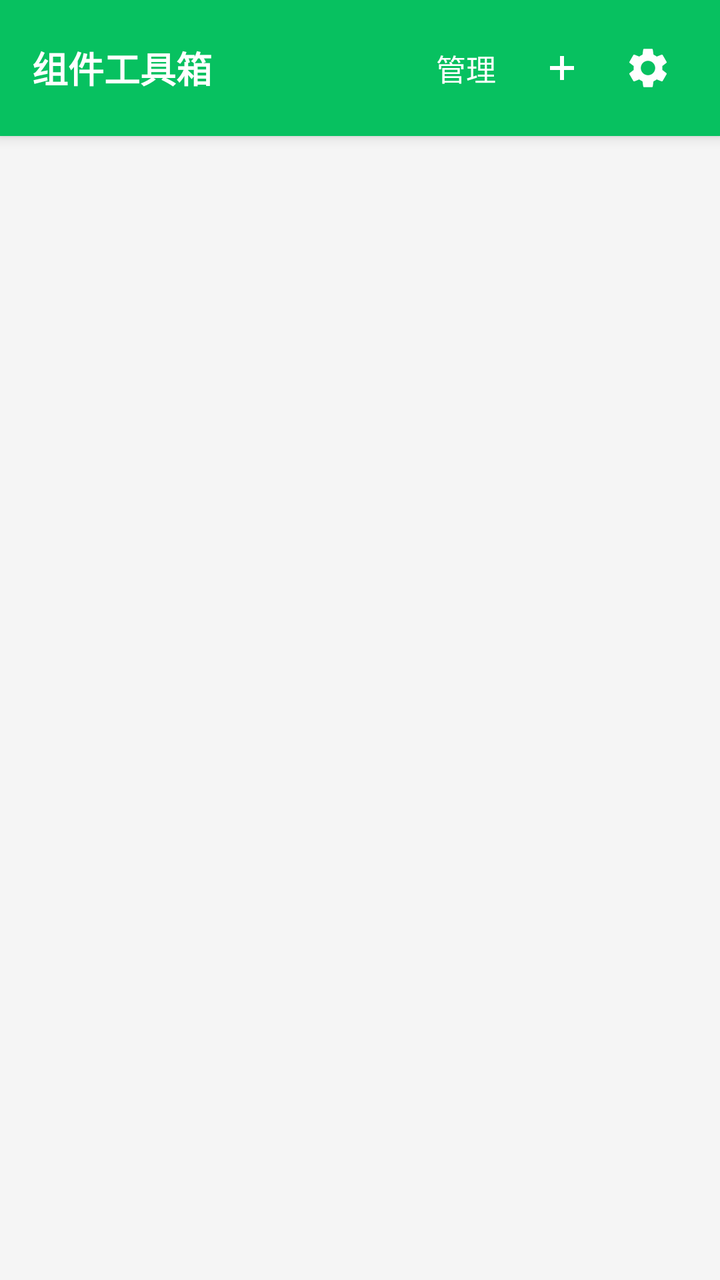
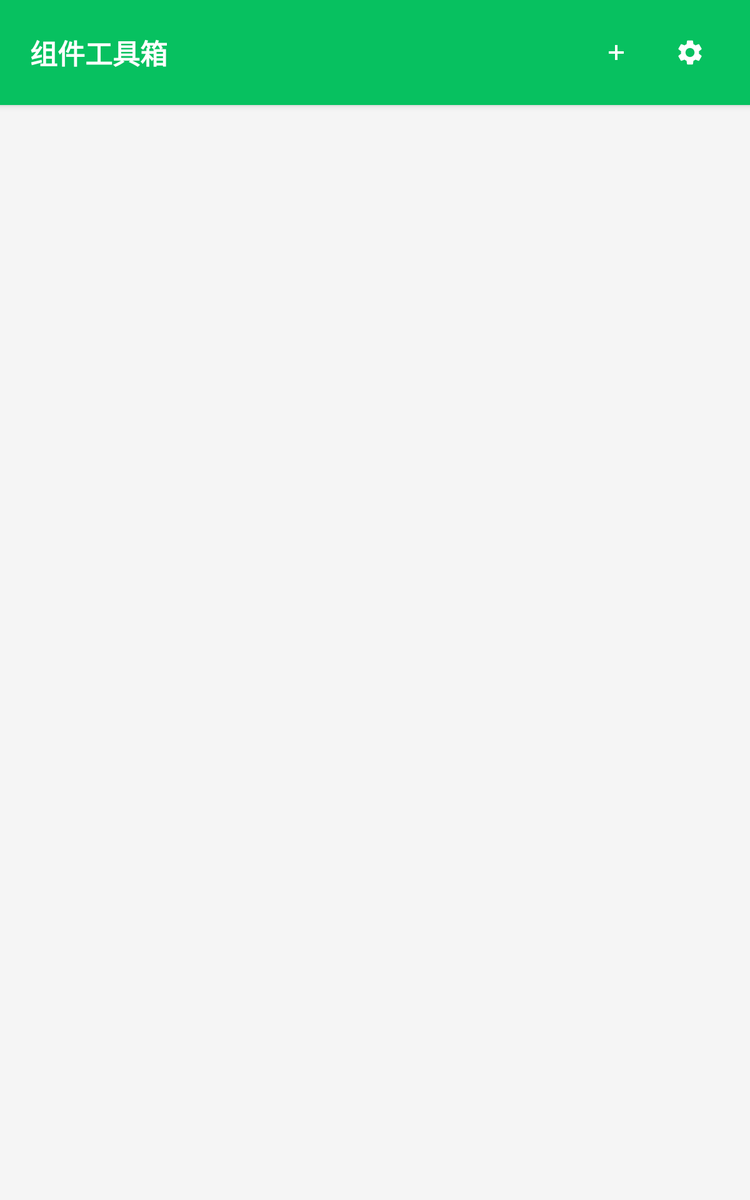

An Android layout and its configuration variant, each rendered on a device that would load it. The default file and the variant file are quoted in full after the pictures.
<!-- AndroidManifest.xml: application theme Theme.WidgetTool -->
<!-- res/layout/activity_main.xml -->
<?xml version="1.0" encoding="utf-8"?>
<LinearLayout xmlns:android="http://schemas.android.com/apk/res/android"
    xmlns:app="http://schemas.android.com/apk/res-auto"
    android:layout_width="match_parent"
    android:layout_height="match_parent"
    android:orientation="vertical"
    android:background="@color/background">

    <LinearLayout
        android:layout_width="match_parent"
        android:layout_height="wrap_content"
        android:background="@color/primary"
        android:orientation="horizontal"
        android:gravity="center_vertical"
        android:paddingHorizontal="16dp"
        android:paddingVertical="14dp"
        android:elevation="4dp">

        <TextView
            android:id="@+id/tvTitle"
            android:layout_width="0dp"
            android:layout_height="wrap_content"
            android:layout_weight="1"
            android:text="@string/app_name"
            style="@style/TopBarTitle" />

        <TextView
            android:id="@+id/btnManage"
            android:layout_width="wrap_content"
            android:layout_height="wrap_content"
            android:text="@string/manage"
            android:textColor="@color/white"
            android:textSize="15sp"
            android:paddingHorizontal="12dp"
            android:paddingVertical="8dp"
            android:background="?attr/selectableItemBackgroundBorderless" />

        <ImageButton
            android:id="@+id/btnAdd"
            android:layout_width="40dp"
            android:layout_height="40dp"
            android:background="?attr/selectableItemBackgroundBorderless"
            android:src="@drawable/ic_add"
            android:contentDescription="@string/add_widget"
            android:scaleType="centerInside" />

        <ImageButton
            android:id="@+id/btnSettings"
            android:layout_width="40dp"
            android:layout_height="40dp"
            android:background="?attr/selectableItemBackgroundBorderless"
            android:src="@drawable/ic_settings"
            android:contentDescription="@string/settings"
            android:scaleType="centerInside"
            android:layout_marginStart="4dp" />

    </LinearLayout>

    <FrameLayout
        android:layout_width="match_parent"
        android:layout_height="0dp"
        android:layout_weight="1">

        <androidx.recyclerview.widget.RecyclerView
            android:id="@+id/rvWidgets"
            android:layout_width="match_parent"
            android:layout_height="match_parent"
            android:clipToPadding="false"
            android:padding="8dp" />

        <LinearLayout
            android:id="@+id/bottomBar"
            android:layout_width="match_parent"
            android:layout_height="wrap_content"
            android:layout_gravity="bottom"
            android:orientation="horizontal"
            android:gravity="center_vertical"
            android:background="@color/white"
            android:elevation="8dp"
            android:paddingHorizontal="16dp"
            android:paddingVertical="12dp"
            android:visibility="gone">

            <TextView
                android:id="@+id/tvSelectAll"
                android:layout_width="wrap_content"
                android:layout_height="wrap_content"
                android:text="@string/select_all"
                android:textColor="@color/primary"
                android:textSize="14sp"
                android:padding="8dp" />

            <View
                android:layout_width="0dp"
                android:layout_height="1dp"
                android:layout_weight="1" />

            <Button
                android:id="@+id/btnDeleteSelected"
                android:layout_width="wrap_content"
                android:layout_height="wrap_content"
                android:text="@string/delete_selected"
                android:backgroundTint="#E53935"
                android:enabled="false"
                android:alpha="0.5" />

        </LinearLayout>

    </FrameLayout>

</LinearLayout>
<!-- resources referenced by this layout -->
<resources>
  <color name="background">#F5F5F5</color>
  <color name="primary">#07C160</color>
  <color name="white">#FFFFFF</color>
  <!-- drawable ic_add (drawable) -->
  <?xml version="1.0" encoding="utf-8"?>
  <vector xmlns:android="http://schemas.android.com/apk/res/android"
      android:width="24dp"
      android:height="24dp"
      android:viewportWidth="24"
      android:viewportHeight="24">
      <path
          android:fillColor="#FFFFFF"
          android:pathData="M19,13h-5v5h-2v-5H7v-2h5V6h2v5h5v2z" />
  </vector>
  <!-- drawable ic_settings (drawable) -->
  <?xml version="1.0" encoding="utf-8"?>
  <vector xmlns:android="http://schemas.android.com/apk/res/android"
      android:width="24dp"
      android:height="24dp"
      android:viewportWidth="24"
      android:viewportHeight="24">
      <path
          android:fillColor="#FFFFFF"
          android:pathData="M19.14,12.94c0.04,-0.3 0.06,-0.62 0.06,-0.94c0,-0.32 -0.02,-0.64 -0.07,-0.94l2.03,-1.58c0.18,-0.14 0.23,-0.4 0.12,-0.61l-1.92,-3.32c-0.12,-0.22 -0.37,-0.29 -0.59,-0.22l-2.39,0.96c-0.5,-0.38 -1.03,-0.7 -1.62,-0.94l-0.36,-2.54c-0.04,-0.24 -0.24,-0.41 -0.48,-0.41h-3.84c-0.24,0 -0.43,0.17 -0.47,0.41L9.25,5.35C8.66,5.59 8.12,5.92 7.63,6.29L5.24,5.33c-0.22,-0.08 -0.47,0 -0.59,0.22L2.74,8.87C2.62,9.08 2.66,9.34 2.86,9.48l2.03,1.58C4.84,11.37 4.8,11.69 4.8,12s0.02,0.63 0.07,0.94l-2.03,1.58c-0.18,0.14 -0.23,0.4 -0.12,0.61l1.92,3.32c0.12,0.22 0.37,0.29 0.59,0.22l2.39,-0.96c0.5,0.38 1.03,0.7 1.62,0.94l0.36,2.54c0.05,0.24 0.24,0.41 0.48,0.41h3.84c0.24,0 0.44,-0.17 0.47,-0.41l0.36,-2.54c0.59,-0.24 1.13,-0.56 1.62,-0.94l2.39,0.96c0.22,0.08 0.47,0 0.59,-0.22l1.92,-3.32c0.12,-0.22 0.07,-0.47 -0.12,-0.61L19.14,12.94zM12,15.6c-1.98,0 -3.6,-1.62 -3.6,-3.6s1.62,-3.6 3.6,-3.6s3.6,1.62 3.6,3.6S13.98,15.6 12,15.6z" />
  </vector>
  <string name="add_widget">添加组件</string>
  <string name="app_name">组件工具箱</string>
  <string name="delete_selected">删除所选</string>
  <string name="manage">管理</string>
  <string name="select_all">全选</string>
  <string name="settings">设置</string>
  <style name="TopBarTitle">
          <item name="android:textSize">18sp</item>
          <item name="android:textColor">@color/white</item>
          <item name="android:textStyle">bold</item>
      </style>
  <style name="Theme.WidgetTool" parent="Theme.MaterialComponents.Light.NoActionBar">
          <item name="colorPrimary">@color/primary</item>
          <item name="colorPrimaryDark">@color/primary_dark</item>
          <item name="colorAccent">@color/primary</item>
          <item name="android:windowBackground">@color/background</item>
          <item name="android:statusBarColor">@color/primary</item>
          <item name="android:windowLightStatusBar" tools:targetApi="m">false</item>
      </style>
  <color name="primary_dark">#06AD56</color>
</resources>
<!-- res/layout-sw600dp/activity_main.xml (the repository's variant of the layout above) -->
<!-- drawn on a 7-inch tablet held upright -->
<?xml version="1.0" encoding="utf-8"?>
<LinearLayout xmlns:android="http://schemas.android.com/apk/res/android"
    xmlns:app="http://schemas.android.com/apk/res-auto"
    android:layout_width="match_parent"
    android:layout_height="match_parent"
    android:orientation="vertical"
    android:background="@color/background">

    <LinearLayout
        android:layout_width="match_parent"
        android:layout_height="wrap_content"
        android:background="@color/primary"
        android:orientation="horizontal"
        android:gravity="center_vertical"
        android:paddingHorizontal="24dp"
        android:paddingVertical="18dp"
        android:elevation="4dp">

        <TextView
            android:id="@+id/tvTitle"
            android:layout_width="0dp"
            android:layout_height="wrap_content"
            android:layout_weight="1"
            android:text="@string/app_name"
            android:textSize="22sp"
            android:textColor="@color/white"
            android:textStyle="bold" />

        <ImageButton
            android:id="@+id/btnAdd"
            android:layout_width="48dp"
            android:layout_height="48dp"
            android:background="?attr/selectableItemBackgroundBorderless"
            android:src="@drawable/ic_add"
            android:contentDescription="@string/add_widget"
            android:scaleType="centerInside" />

        <ImageButton
            android:id="@+id/btnSettings"
            android:layout_width="48dp"
            android:layout_height="48dp"
            android:background="?attr/selectableItemBackgroundBorderless"
            android:src="@drawable/ic_settings"
            android:contentDescription="@string/settings"
            android:scaleType="centerInside"
            android:layout_marginStart="12dp" />

    </LinearLayout>

    <androidx.recyclerview.widget.RecyclerView
        android:id="@+id/rvWidgets"
        android:layout_width="match_parent"
        android:layout_height="match_parent"
        android:clipToPadding="false"
        android:padding="12dp" />

</LinearLayout>
<!-- resources referenced by the variant -->
<!-- as a 7-inch tablet held upright resolves them -->
<resources>
  <color name="background">#F5F5F5</color>
  <color name="primary">#07C160</color>
  <color name="white">#FFFFFF</color>
  <!-- drawable ic_add (drawable) -->
  <?xml version="1.0" encoding="utf-8"?>
  <vector xmlns:android="http://schemas.android.com/apk/res/android"
      android:width="24dp"
      android:height="24dp"
      android:viewportWidth="24"
      android:viewportHeight="24">
      <path
          android:fillColor="#FFFFFF"
          android:pathData="M19,13h-5v5h-2v-5H7v-2h5V6h2v5h5v2z" />
  </vector>
  <!-- drawable ic_settings (drawable) -->
  <?xml version="1.0" encoding="utf-8"?>
  <vector xmlns:android="http://schemas.android.com/apk/res/android"
      android:width="24dp"
      android:height="24dp"
      android:viewportWidth="24"
      android:viewportHeight="24">
      <path
          android:fillColor="#FFFFFF"
          android:pathData="M19.14,12.94c0.04,-0.3 0.06,-0.62 0.06,-0.94c0,-0.32 -0.02,-0.64 -0.07,-0.94l2.03,-1.58c0.18,-0.14 0.23,-0.4 0.12,-0.61l-1.92,-3.32c-0.12,-0.22 -0.37,-0.29 -0.59,-0.22l-2.39,0.96c-0.5,-0.38 -1.03,-0.7 -1.62,-0.94l-0.36,-2.54c-0.04,-0.24 -0.24,-0.41 -0.48,-0.41h-3.84c-0.24,0 -0.43,0.17 -0.47,0.41L9.25,5.35C8.66,5.59 8.12,5.92 7.63,6.29L5.24,5.33c-0.22,-0.08 -0.47,0 -0.59,0.22L2.74,8.87C2.62,9.08 2.66,9.34 2.86,9.48l2.03,1.58C4.84,11.37 4.8,11.69 4.8,12s0.02,0.63 0.07,0.94l-2.03,1.58c-0.18,0.14 -0.23,0.4 -0.12,0.61l1.92,3.32c0.12,0.22 0.37,0.29 0.59,0.22l2.39,-0.96c0.5,0.38 1.03,0.7 1.62,0.94l0.36,2.54c0.05,0.24 0.24,0.41 0.48,0.41h3.84c0.24,0 0.44,-0.17 0.47,-0.41l0.36,-2.54c0.59,-0.24 1.13,-0.56 1.62,-0.94l2.39,0.96c0.22,0.08 0.47,0 0.59,-0.22l1.92,-3.32c0.12,-0.22 0.07,-0.47 -0.12,-0.61L19.14,12.94zM12,15.6c-1.98,0 -3.6,-1.62 -3.6,-3.6s1.62,-3.6 3.6,-3.6s3.6,1.62 3.6,3.6S13.98,15.6 12,15.6z" />
  </vector>
  <string name="add_widget">添加组件</string>
  <string name="app_name">组件工具箱</string>
  <string name="settings">设置</string>
  <style name="Theme.WidgetTool" parent="Theme.MaterialComponents.Light.NoActionBar">
          <item name="colorPrimary">@color/primary</item>
          <item name="colorPrimaryDark">@color/primary_dark</item>
          <item name="colorAccent">@color/primary</item>
          <item name="android:windowBackground">@color/background</item>
          <item name="android:statusBarColor">@color/primary</item>
          <item name="android:windowLightStatusBar" tools:targetApi="m">false</item>
      </style>
  <color name="primary_dark">#06AD56</color>
</resources>
